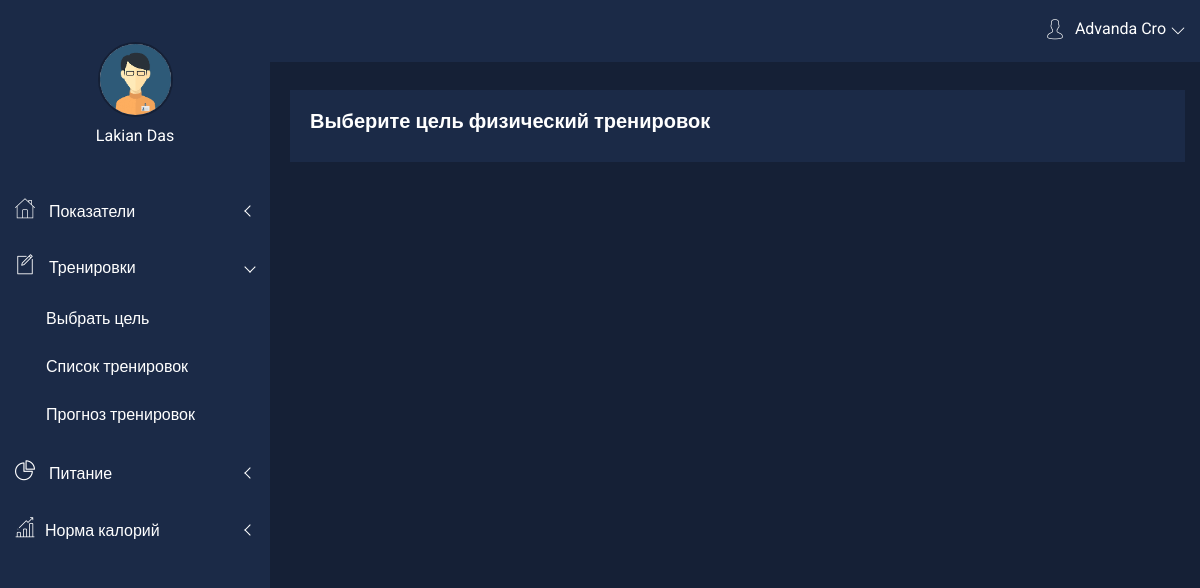
The app's page /dashboard/goals (signed in), older data.
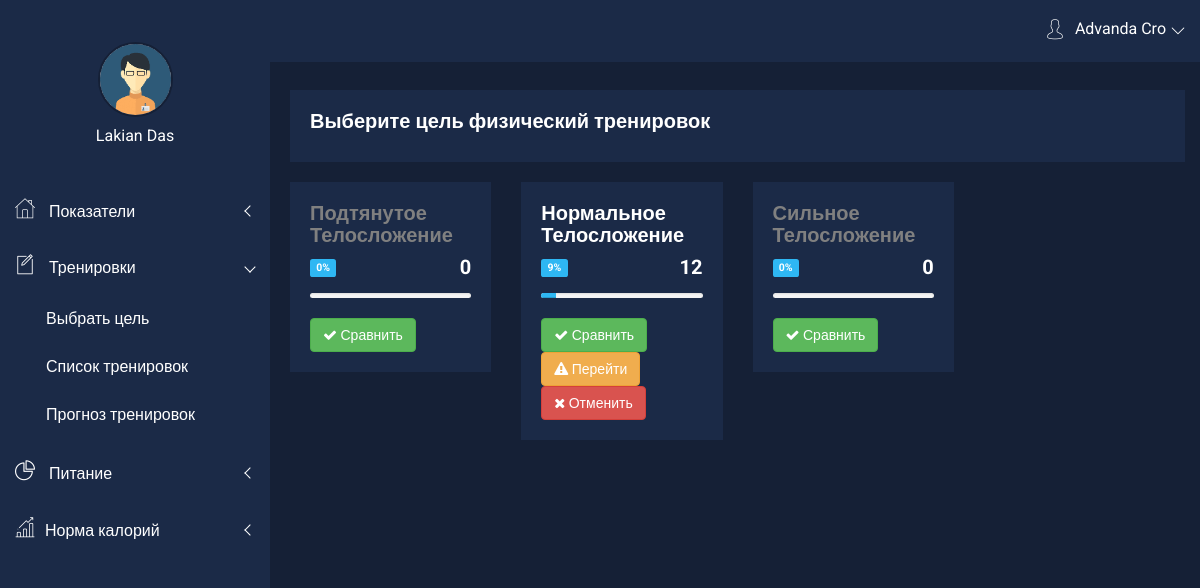
The same page, newer data.
### core/models/body_params.py (models this page shows)
class Goals(models.Model):
    title = models.CharField(verbose_name='Название', max_length=100)
    class Meta:
        db_table = 'goals'
        verbose_name = 'Цель'
        verbose_name_plural = 'Цели'

### tracker/views/views_workout.py (the view)
# urls.py: path('goals', views.goal, name='goal'),
def goal(request):
    if 'user' in request.session:
        goals = Goals.objects.all()
        user_goal = UserGoal.objects.filter(user=request.session['user']).last()
        percent = 0
        countobj = 0
        if user_goal:
            percent = user_goal.goal.bodyworkout_set.filter(
                status=1).count() / user_goal.goal.bodyworkout_set.count() * 100
            countobj = user_goal.goal.bodyworkout_set.count()
        return render(request, 'tracker/goals.html',
                      {'goals': goals, "user_goal": user_goal, "percent": math.ceil(percent), "countobj": countobj})
    else:
        return redirect('auth:auth')

### templates/tracker/goals.html (shortened to what the changed rows need)
{% extends 'base/dashboard.html' %}
{% load static %}
{% block content %}
    <link rel="stylesheet" href="{% static 'dashboard/css/alerts.css' %}">
    <div class="section-admin container-fluid" style="margin-left: 10px;">
        <div class="row">
            <div class="col-lg-12 col-md-12 col-sm-12 col-xs-12">
                <div class="sparkline9-list mg-t-30">
                    <div class="sparkline9-hd">
                        <div class="main-sparkline9-hd">
                            <h1>Выберите цель физический тренировок</h1>
                        </div>
                    </div>
                </div>
            </div>
        </div>
    </div>
    <br>
    <div class="section-admin container-fluid" style="margin-left: 10px;">
        <div class="row admin text-center">
            <div class="col-md-12">
                <div class="row">
                    {% for item in goals %}
                        <div class="col-lg-3 col-md-3 col-sm-3 col-xs-12">
                            <div class="admin-content analysis-progrebar-ctn res-mg-t-15">
                                <h4 class="text-left text-uppercase">
                                    {% if user_goal.goal_id != item.id %}
                                        <b style="color: grey">{{ item.title }}</b></h4>
                                    {% else %}
                                        <b>{{ item.title }}</b></h4>
                                    {% endif %}
                                <div class="row vertical-center-box vertical-center-box-tablet">
                                    <div class="col-xs-3 mar-bot-15 text-left">
                                        {% if user_goal.goal_id == item.id %}
                                            <label class="label bg-blue">{{ percent }}% </label>
                                        {% else %}
                                            <label class="label bg-blue">0%</label>
                                        {% endif %}
                                    </div>
                                    <div class="col-xs-9 cus-gh-hd-pro">
                                        {% if user_goal.goal_id != item.id %}
                                            <h2 class="text-right no-margin">0</h2>
                                        {% else %}
                                            <h2 class="text-right no-margin">{{ countobj }}</h2>
                                        {% endif %}
                                    </div>
                                </div>
                                <div class="progress progress-mini">
                                    {% if user_goal.goal_id == item.id %}
                                        <div style="width: {{ percent }}%;" class="progress-bar bg-blue"></div>
                                    {% else %}
                                        <div style="width: 0%;" class="progress-bar bg-blue"></div>
                                    {% endif %}
                                </div>
                                <br>
                                <div class="text-left">
                                    <button type="button" class="btn btn-custon-four btn-success"
                                            onclick="window.location.href='{% url 'tracker:goal_param' id=item.id %}'">
                                        <i class="fa fa-check adminpro-checked-pro" aria-hidden="true"></i> Сравнить
                                    </button>
                                    {% if user_goal %}
                                        {% if user_goal.goal_id == item.id %}
                                            <button type="button" class="btn btn-custon-rounded-four btn-warning"
                                                    onclick="window.location.href='{% url 'tracker:workout_list' %}'">
                                                <i class="fa fa-exclamation-triangle adminpro-warning-danger"
                                                   aria-hidden="true"></i> Перейти
                                            </button>
                                            <button type="button" class="btn btn-custon-rounded-four btn-danger"
                                                    onclick="window.location.href='{% url 'tracker:delete_goal' id=user_goal.goal_id %}'">
                                                <i class="fa fa-times adminpro-danger-error"
                                                   aria-hidden="true"></i> Отменить
                                            </button>
                                        {% endif %}
                                    {% else %}
                                        <button type="button" class="btn btn-custon-rounded-four btn-warning"
                                                onclick="window.location.href='{% url 'tracker:select_goal' id=item.id %}'">
                                            <i class="fa fa-exclamation-triangle adminpro-warning-danger"
                                               aria-hidden="true"></i> Выбрать
                                        </button>
                                    {% endif %}
                                </div>
                            </div>
                        </div>
                    {% endfor %}
                </div>
            </div>
        </div>
    </div>
{% endblock %}

Row changes from the older to the newer data that the page shows:
added Goals: title "Подтянутое Телосложение", shows "0%"
added Goals: title "Нормальное Телосложение", percent "9", countobj "12", shows "Перейти"
added Goals: title "Сильное Телосложение", shows "0%"
